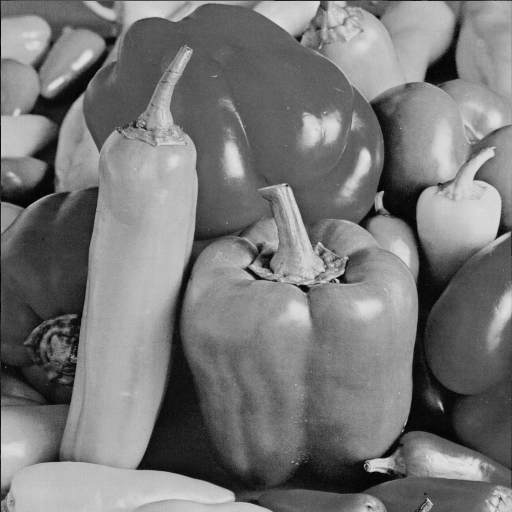
%> input picture Project2/project_2/images/peppers512x512.tif, 512 x 512 px
$ octave main.m   (GNU Octave 9; MATLAB toolbox functions it lacks are replaced by stand-ins)
%> lines starting %> are read from the running program, lines starting %| are printed output that depends on the picture
### Project2/project_2/matlab/dctz.m
function[Y] = dctz(X)
%Discrete Cosine Transform of 8x8 block
%   X input matrix
%   M block size
%   Y output matrix

% Making sure it works for both matrix inputs and structs
if(isstruct(X))
    M = X.blockSize(1);
    X = X.data;
else
    M = size(X);
    M = M(1);
end

if (M~=8)
    error('unexpected block size, should be 8x8');
    Y = []
    return
end

for k=0:M-1
    for i=0:M-1
        alpha = sqrt(((i~=0)+1)/M);
        c = cos(((2*k+1)*i*pi)/(2*M));
        A(i+1,k+1) = alpha * c; %stupid matlab non-zero indexing
    end
end

Y = A'*X;

end

### Project2/project_2/matlab/idctz.m
function[Y] = idctz(X)
%Inverse Discrete Cosine Transform of 8x8 block
%   X input matrix
%   M block size
%   Y output matrix

% Making sure it works for both matrix inputs and structs
if(isstruct(X))
    M = X.blockSize(1);
    X = X.data;
else
    M = size(X);
    M = M(1);
end

if (M~=8)
    error('unexpected block size, should be 8x8');
    Y = []
    return
end

for k=0:M-1
    for i=0:M-1
        alpha = sqrt(((i~=0)+1)/M);
        c = cos(((2*k+1)*i*pi)/(2*M));
        A(i+1,k+1) = alpha * c; %stupid matlab non-zero indexing
    end
end

Y = A*X;

end

### Project2/project_2/matlab/dctz2.m
function[Y] = dctz2(X)
% Discrete Cosine Transform of 8x8 block
%   X input matrix
%   Y output matrix

% Making sure it works for both matrix inputs and structs
if(isstruct(X))
    M = X.blockSize(1);
%> M = 8
    X = X.data;
%> X = [0.118 0.227 0.239 0.247 0.255 0.224 0.212 0.22; 0.141 0.463 0.443 0.447 0.447 0.451 0.435 0.416; 0.145 0.475 0.451 0.424 0.435 0.431 0.447 0.408; 0.141 0.424 0.471 0.427 0.443 0.443 0.408 0.427; 0.149 0.451 0.486 0.459 0.431 0.459 0.416 0.439; 0.145 0.447 0.463 0.416 0.443 0.424 0.443 0.431; 0.137 0.427 0.42 0.443 0.4 0.443 0.427 0.439; 0.141 0.431 0.447 0.404 0.431 0.443 0.443 0.4]
else
    M = size(X,1);
end

if (M~=8)
    error('unexpected block size, should be 8x8');
    Y = [];
    return
end

for k=0:M-1
    for i=0:M-1
        alpha = sqrt(((i~=0)+1)/M);
        c = cos(((2*k+1)*i*pi)/(2*M));
        A(i+1,k+1) = alpha * c; %stupid matlab non-zero indexing
    end
end
%> this loop made 8 passes
%> after the loop, A = [0.354 0.354 0.354 0.354 0.354 0.354 0.354 0.354; 0.49 0.416 0.278 0.0975 -0.0975 -0.278 -0.416 -0.49; 0.462 0.191 -0.191 -0.462 -0.462 -0.191 0.191 0.462; 0.416 -0.0975 -0.49 -0.278 0.278 0.49 0.0975 -0.416; 0.354 -0.354 -0.354 0.354 0.354 -0.354 -0.354 0.354; 0.278 -0.49 0.0975 0.416 -0.416 -0.0975 0.49 -0.278; 0.191 -0.462 0.462 -0.191 -0.191 0.462 -0.462 0.191; 0.0975 -0.278 0.416 -0.49 0.49 -0.416 0.278 -0.0975]

Y = A*X*A';
%> Y = [3.02 -0.332 -0.379 -0.323 -0.308 -0.222 -0.126 -0.0639; -0.23 0.0601 0.0147 0.0356 0.046 0.00927 0.000442 0.00795; -0.263 0.027 0.0386 0.0596 0.0371 0.0315 -0.00953 0.00443; -0.2 0.0308 0.0294 0.0095 0.0555 0.0208 0.0233 0.00136; -0.181 0.0357 0.00495 0.0223 0.0353 0.0168 0.0478 0.0186; -0.171 0.0111 0.0304 0.0156 0.0417 0.0188 0.0159 -0.00107; -0.1 0.0286 0.0248 0.0191 -0.00264 0.00236 -0.0141 0.0448; -0.0397 0.0145 0.0128 -0.000927 0.00321 0.0134 -0.00151 -0.0276]

end

### Project2/project_2/matlab/idctz2.m
function[Y] = idctz2(X)
% Inverse Discrete Cosine Transform of 8x8 block
%   X input matrix
%   Y output matrix

% Making sure it works for both matrix inputs and structs
if(isstruct(X))
    M = X.blockSize(1);
    X = X.data;
else
    M = size(X,1);
end

if (M~=8)
    error('unexpected block size, should be 8x8');
    Y = [];
    return
end

for k=0:M-1
    for i=0:M-1
        alpha = sqrt(((i~=0)+1)/M);
        c = cos(((2*k+1)*i*pi)/(2*M));
        A(i+1,k+1) = alpha * c; %stupid matlab non-zero indexing
    end
end

Y = A'*X*A;

end

### Project2/project_2/matlab/main.m
clear;

%% Task 2 - DCT based Image compression
%
x = im2double(imread('peppers512x512.tif'));

%Function definitions
uniform_quantizer = @(x,ssize) round(x/ssize)*ssize;
mse = @(x,y) sum(sum((y-x).^2))/(size(y,1) * size(y,2));
PSNR = @(D) 10*log10(255^2./D);

%DCT-1 and Inverse DCT of 8x8 white image
white_8x8 = ones(8);

ct = dctz(white_8x8); %dctz and idctz work with 8x8 input matrix hardcoded
ict = idctz(ct);

% [12 lines of commented-out code are left out]
block_dct = blockproc(x,[8 8],@dctz2);
%> the loop in dctz2 (call 2), `for k=0:M-1` made 8 passes
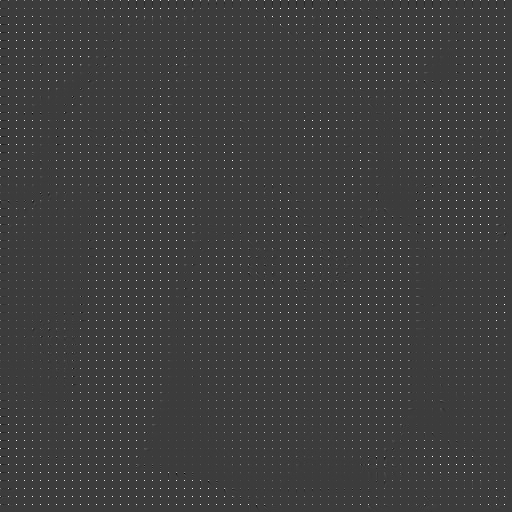
%> block_dct: size 512x512 double; min -2.12, max 6.81, mean 0.0576; drawn with min black and max white
block_idct = blockproc(block_dct,[8 8],@idctz2);
%> in idctz2, `X = X.data;`: X has the same summary as Y in dctz2
%> the loop in idctz2, `for k=0:M-1` made 8 passes
%> in idctz2, `Y = A'*X*A;`: Y has the same summary as X in dctz2
%> the loop in idctz2 (call 2), `for k=0:M-1` made 8 passes
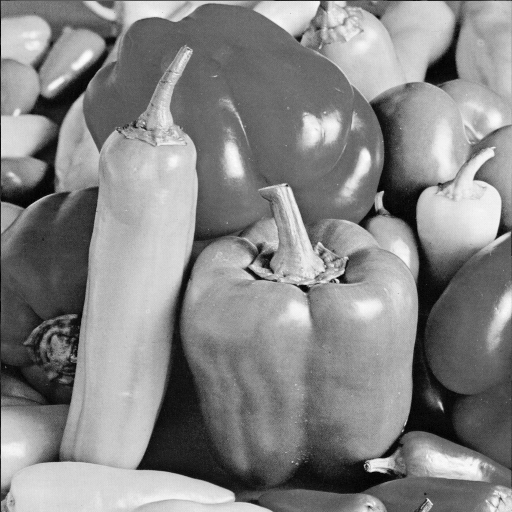
%> block_idct: size 512x512 double; min -9.11e-18, max 0.89, mean 0.47; drawn with min black and max white

figure;
imshow(x);
title('Original Image peppers 512x512');
figure;
imshow(block_dct);
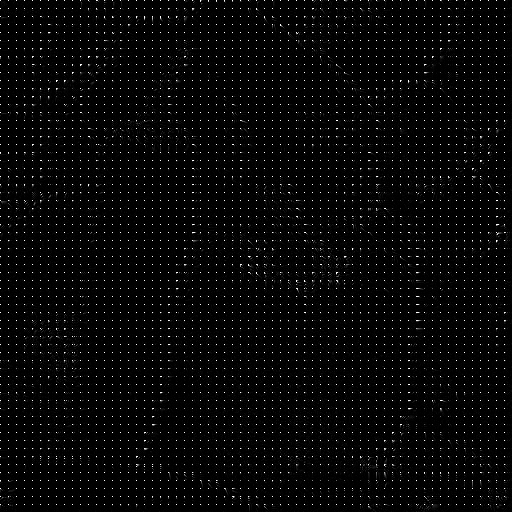
%> displayed picture: size 512x512, on the screen's scale of 0 to 255; min 0, max 255, mean 6.8
title('DCT coefficients');
figure;
imshow(block_idct);
title('Reconstruction without quantization');

%reconstructed image error before applying quantization
reconstruction_MSE_without_quantization = mse(block_idct, x)
%> reconstruction_MSE_without_quantization = 1.17e-31
PSNR(reconstruction_MSE_without_quantization)
%> ans = 357.4

%Applying uniform quantizer with step size of 1
ss = 1; %step size
y_coeff = uniform_quantizer(block_dct,ss);

%> (the run ends here)
